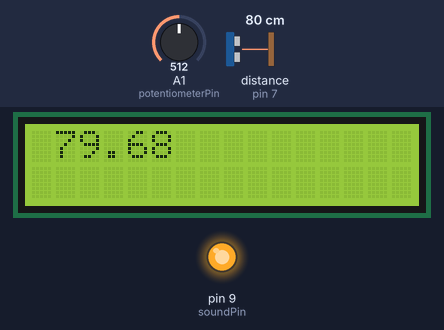
Bench run of a sketch on a simulated Arduino Uno, built with avr-gcc and run on an emulated ATmega328P. Parts: 16×2 character LCD, output pins drawn as LEDs (lit = HIGH). Wiring (inferred from the names in the program): ultrasonic range finder: trigger pin 8; echo pin 7. The test bench sets the inputs (shaded band); at power-on: distance to the obstacle (sensor on pin 7) 80 cm, A1 (potentiometerPin) = 512. The echo pulse lasts 58.3 µs per cm; pins used as bus, display or sensor lines are not drawn; what the sketch prints to the serial monitor is not drawn.

Above: at 1.2 s.
1.3 s: distance to the obstacle (sensor on pin 7) set to 96 cm
At 3.4 s:
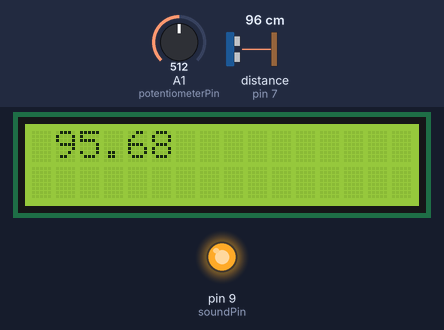
4.0 s: distance to the obstacle (sensor on pin 7) set to 105 cm
At 5.2 s:
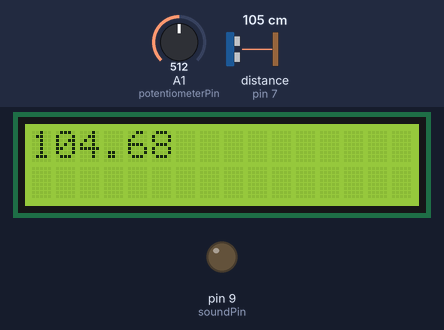
6.7 s: distance to the obstacle (sensor on pin 7) set to 18 cm
At 8.9 s:
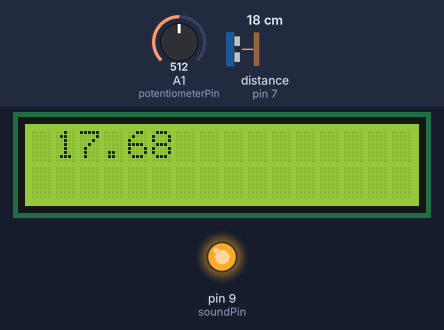
11.6 s: A1 (potentiometerPin) set to 100
14.3 s: A1 (potentiometerPin) set to 80
At 17.1 s:
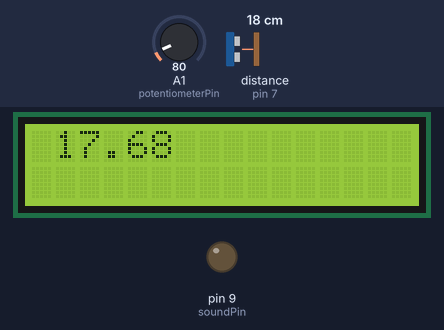
20.3 s: A1 (potentiometerPin) set to 122
At 23.4 s:
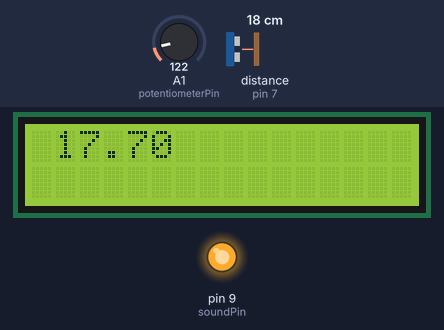
Timing chart, 0 to 24.9 s (numbered marks = the images above; inputs shaded):
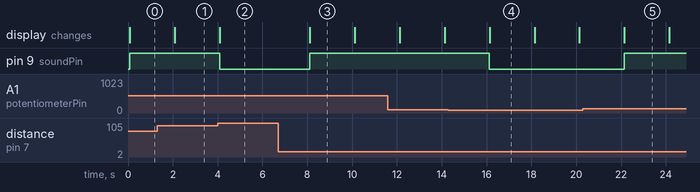

Measured:
- the behaviour switches between 100 and 101 cm on distance to the obstacle (sensor on pin 7) (found by bisection; images 1 and 2)
- the behaviour switches between 91 and 90 on A1 (potentiometerPin) (found by bisection; images 3 and 4)
- after the input at 1.3 s, the display: changes after 0.78 s (image 1)
- after the input at 4.0 s, pin 9 (soundPin): HIGH → LOW after 0.09 s; the display: changes after 0.09 s (image 2)
- after the input at 6.7 s, pin 9 (soundPin): LOW → HIGH after 1.4 s; the display: changes after 1.4 s (image 3)
- after the input at 14.3 s, pin 9 (soundPin): HIGH → LOW after 1.8 s
- after the input at 20.3 s, pin 9 (soundPin): LOW → HIGH after 1.8 s

The sketch:

blink.ino
```cpp
#include <LiquidCrystal.h>
LiquidCrystal lcd(12, 11, 5, 4, 3, 2);

const int trigPin = 8;
const int echoPin = 7;
const int soundPin = 9;
const int potentiometerPin = 15;

void setup() {

  pinMode(trigPin, OUTPUT);
  pinMode(echoPin, INPUT);
  pinMode(soundPin, OUTPUT);
  pinMode(potentiometerPin, INPUT);
// Wybór rodzaju wyświetlacza  - 16x2
lcd.begin(16, 2);
//Przesłanie do wyświetlania łańcucha znaków hello, world!
lcd.print("hello, world!");
Serial.begin(9600);

}

void loop(){
  digitalWrite(trigPin, LOW);
  delayMicroseconds(2);
  digitalWrite(trigPin, HIGH);
  delayMicroseconds(10);
  digitalWrite(trigPin, LOW);

  // Read the duration of the high pulse on the Echo pin
  long duration = pulseIn(echoPin, HIGH);

  // Convert duration to distance in cm
  float distance = duration * 0.0343 / 2;
  float potentiometerVoltage = analogRead(potentiometerPin) * 5.0 / 1023.0;
  Serial.print(potentiometerVoltage);
  Serial.print(" voltage\n");
  float threshold = 200 * potentiometerVoltage / 5;
  Serial.print(threshold);
  Serial.print(" threshold\n");
  if (distance < threshold){
    digitalWrite(soundPin, HIGH);
  }
  else {
    digitalWrite(soundPin, LOW);
  }
  char str[10];
  dtostrf(distance, 6, 2, str);
  lcd.clear();
  lcd.print(str);

  delay(2000);
}
```
